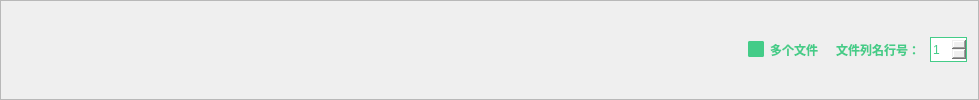
            <widget class="QFrame" name="frame_28">
             <property name="sizePolicy">
              <sizepolicy hsizetype="Preferred" vsizetype="Fixed">
               <horstretch>0</horstretch>
               <verstretch>0</verstretch>
              </sizepolicy>
             </property>
             <property name="frameShape">
              <enum>QFrame::StyledPanel</enum>
             </property>
             <property name="frameShadow">
              <enum>QFrame::Raised</enum>
             </property>
             <layout class="QHBoxLayout" name="horizontalLayout_27">
              <item>
               <spacer name="horizontalSpacer_15">
                <property name="orientation">
                 <enum>Qt::Horizontal</enum>
                </property>
                <property name="sizeHint" stdset="0">
                 <size>
                  <width>728</width>
                  <height>20</height>
                 </size>
                </property>
               </spacer>
              </item>
              <item>
               <widget class="QCheckBox" name="muti_file_cb">
                <property name="styleSheet">
                 <string notr="true">QCheckBox::indicator {
    width: 12px;
    height:12px;
    border: 2px solid #44cc88; /* 可选框默认边框颜色 */
    border-radius: 2px;
    background-color: #ffffff;
}

/* 选中状态的可选框样式（:checked 伪状态） */
QCheckBox::indicator:checked {
    border-color: #44cc88; /* 选中后边框仍保持#44cc88 */
    background-color: #44cc88; /* 选中后背景色设为#44cc88 */
    /* 可选：添加勾选标记（默认勾选标记会显示，可自定义） */
}

/* 可选：鼠标悬浮时可选框边框加深 */
QCheckBox::indicator:hover {
    border-color: #33aa77; /* 略深的绿色，提升交互体验 */
}

QCheckBox {
    padding-left: 8px;
    color: #44cc88;
    font-size: 12px;
    font-weight: bold;
}</string>
                </property>
                <property name="text">
                 <string>多个文件</string>
                </property>
                <property name="checked">
                 <bool>true</bool>
                </property>
               </widget>
              </item>
              <item>
               <widget class="QLabel" name="label_35">
                <property name="styleSheet">
                 <string notr="true">QLabel{
	padding-left:8px;
    color: #44cc88;
    font-size: 12px;
    font-weight: bold;
}</string>
                </property>
                <property name="text">
                 <string>文件列名行号：</string>
                </property>
               </widget>
              </item>
              <item>
               <widget class="QSpinBox" name="header_sb">
                <property name="minimumSize">
                 <size>
                  <width>0</width>
                  <height>25</height>
                 </size>
                </property>
                <property name="maximumSize">
                 <size>
                  <width>16777215</width>
                  <height>25</height>
                 </size>
                </property>
                <property name="styleSheet">
                 <string notr="true">QSpinBox {
    border: 1px solid #44cc88;
    font-size: 12px;
    color: #44cc88;
}

</string>
                </property>
                <property name="minimum">
                 <number>1</number>
                </property>
               </widget>
              </item>
             </layout>
            </widget>
